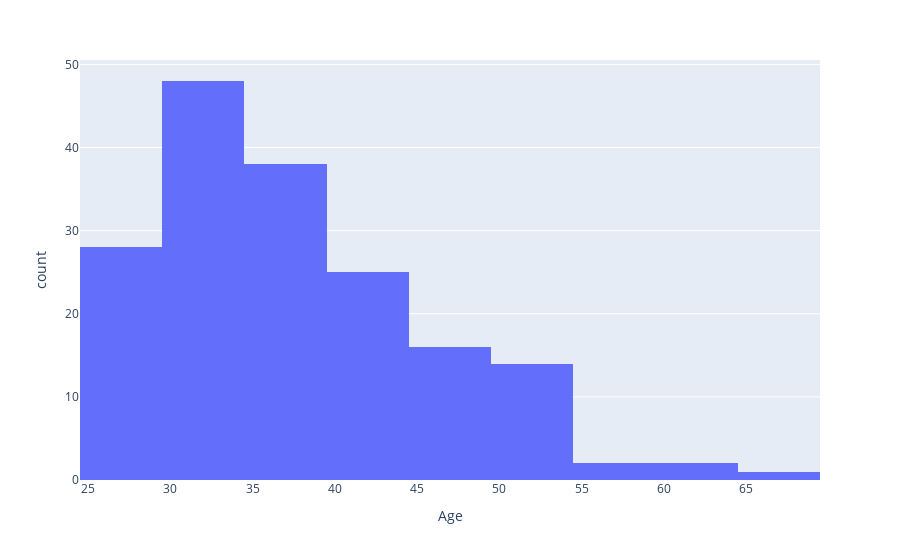
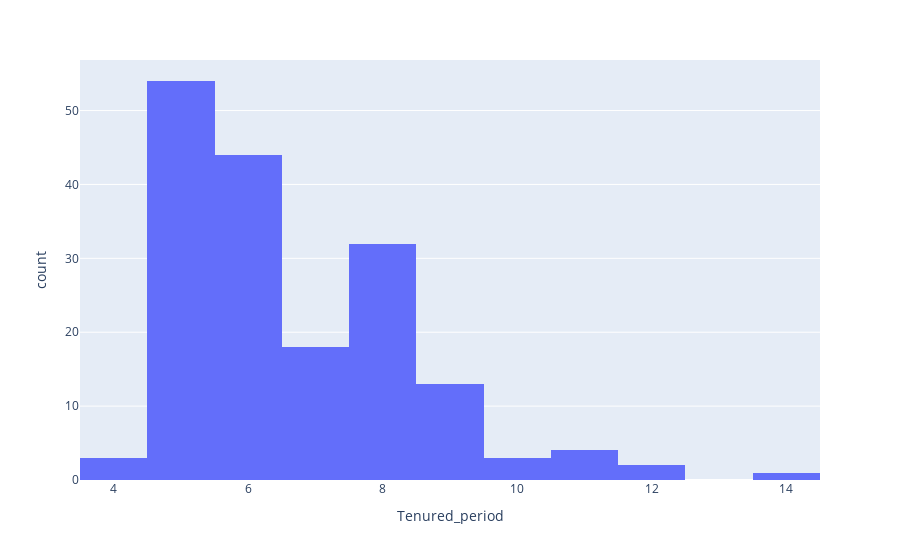

The notebook cell saved with these charts, in order:
### Code cell
# The Age Histrogram
fig = px.histogram(df, x='Age', )
fig.show()

# The Tenured Period Histogram
fig = px.histogram(df, x='Tenured_period')
fig.show()

### Figure 1 — Plotly figure (JSON) as saved in the notebook; plotly's stock layout.template omitted (floating-point values rounded to 4 significant figures; data arrays with more than 128 entries replaced by an {"elided": "..."} marker saying what was removed)
{"data": [{"alignmentgroup": "True", "bingroup": "x", "hovertemplate": "Age=%{x}<br>count=%{y}<extra></extra>", "legendgroup": "", "marker": {"color": "#636efa"}, "name": "", "offsetgroup": "", "orientation": "v", "showlegend": false, "type": "histogram", "x": {"elided": "174 int values"}, "xaxis": "x", "yaxis": "y"}], "layout": {"barmode": "relative", "legend": {"tracegroupgap": 0}, "margin": {"t": 60}, "xaxis": {"anchor": "y", "domain": [0, 1], "title": {"text": "Age"}}, "yaxis": {"anchor": "x", "domain": [0, 1], "title": {"text": "count"}}}}

### Figure 2 — Plotly figure (JSON) as saved in the notebook; plotly's stock layout.template omitted (floating-point values rounded to 4 significant figures; data arrays with more than 128 entries replaced by an {"elided": "..."} marker saying what was removed)
{"data": [{"alignmentgroup": "True", "bingroup": "x", "hovertemplate": "Tenured_period=%{x}<br>count=%{y}<extra></extra>", "legendgroup": "", "marker": {"color": "#636efa"}, "name": "", "offsetgroup": "", "orientation": "v", "showlegend": false, "type": "histogram", "x": {"elided": "174 int values"}, "xaxis": "x", "yaxis": "y"}], "layout": {"barmode": "relative", "legend": {"tracegroupgap": 0}, "margin": {"t": 60}, "xaxis": {"anchor": "y", "domain": [0, 1], "title": {"text": "Tenured_period"}}, "yaxis": {"anchor": "x", "domain": [0, 1], "title": {"text": "count"}}}}
